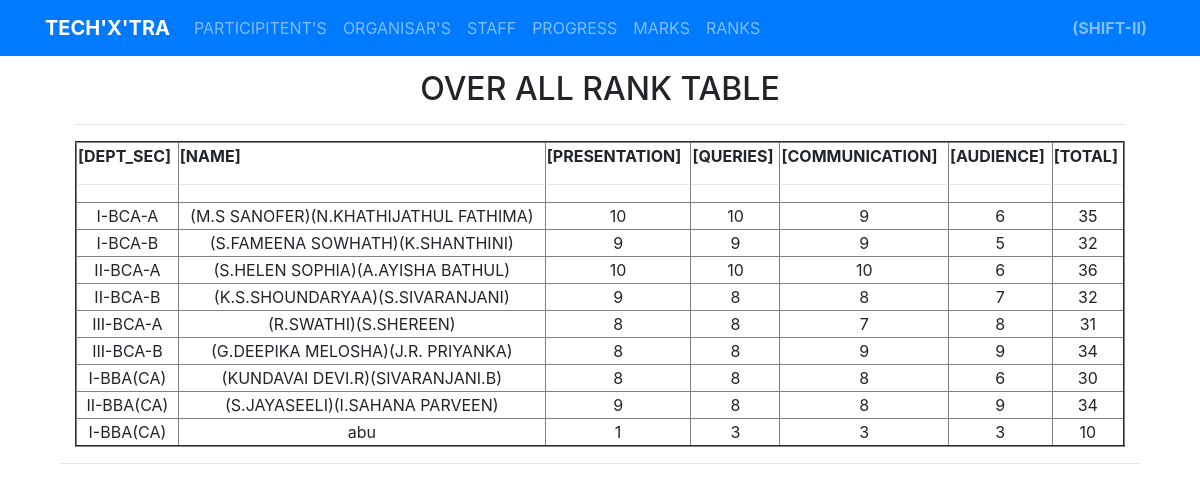
Page /ranks/ on the committed database.
### shift/models.py (models this page shows, shortened)
class Marks(models.Model):
    DEPT_SEC = models.CharField(max_length=50)
    NAME = models.CharField(max_length=50)
    PRESENTATION = models.IntegerField()
    QUERIES = models.IntegerField()
    COMMUNICATION = models.IntegerField()
    AUDIENCE = models.IntegerField()
    TOTAL =models.IntegerField()

### shift/views.py (the view)
# urls.py: path('ranks/',include('shift.urls')),
def ranks(request):
    first = Marks.objects.all()
    return render(request, 'ranks.html', {'First':first})

### templates/ranks.html (shortened to what this page needs)
{% extends 'main.html' %}
{% load static from staticfiles %}
{% block content %}
<!DOCTYPE html>
<html lang="en">
<head>
<link rel="stylesheet" href="https://stackpath.bootstrapcdn.com/bootstrap/4.3.1/css/bootstrap.min.css">
<link rel="stylesheet" href="https://maxcdn.bootstrapcdn.com/font-awesome/4.7.0/css/font-awesome.min.css">
  <link rel="stylesheet" href="https://cdn.datatables.net/1.10.19/css/jquery.dataTables.min.css">
  <link rel="stylesheet" href="https://cdnjs.cloudflare.com/ajax/libs/twitter-bootstrap/4.1.1/css/bootstrap.css">
</head>
<body>
<center>
    <div class="container">
  <div class="col">
    <div class="row-md-4">
      <h2>OVER ALL RANK TABLE</h2>
      <hr>
      <table id="rank" class="'display" border="2" align="center" style="width:100%">
        <thead>
          <tr>
                <th>[DEPT_SEC]<hr></th>
              <th>[NAME]<hr></th>
                <th>[PRESENTATION]<hr></th>
                <th>[QUERIES]<hr></th>
                <th>[COMMUNICATION]<hr></th>
                <th>[AUDIENCE]<hr></th>
                <th>[TOTAL]<hr></th>
          </tr>
        </thead>
        <tbody>
          {% for place1 in First %}
        <tr>
          <td data-target="DEPT_SEC"><center>{{ place1.DEPT_SEC }}</center></td>
            <td data-target="NAME"><center>{{ place1.NAME }}</center></td>
          <td data-target="PRESENTATION"><center>{{ place1.PRESENTATION }}</center></td>
          <td data-target="QUERIES"><center>{{ place1.QUERIES }}</center></td>
          <td data-target="COMMUNICATION"><center>{{ place1.COMMUNICATION }}</center></td>
          <td data-target="AUDIENCE"><center>{{ place1.AUDIENCE }}</center></td>
          <td data-target="TOTAL"><center>{{ place1.TOTAL }}</center></td>
        </tr>
        {% endfor %}
        </tbody>
      </table>
    </div>
  </div>
  <hr>
</div>
</body>
</html>
{% endblock %}
{% block js %}
     <link rel="stylesheet" type="text/css" href="https://cdn.datatables.net/v/dt/jszip-2.5.0/dt-1.10.18/af-2.3.0/b-1.5.2/b-colvis-1.5.2/b-flash-1.5.2/b-html5-1.5.2/b-print-1.5.2/cr-1.5.0/fh-3.1.4/r-2.2.2/datatables.min.css"/>
{% endblock %}

### templates/main.html (style rules this page uses)
body { padding-top: 70px; }

### rows in the picture
Marks: DEPT_SEC "I-BCA-A", NAME "(M.S SANOFER)(N.KHATHIJATHUL FATHIMA)", PRESENTATION "10", QUERIES "10", COMMUNICATION "9", AUDIENCE "6", TOTAL "35"
Marks: DEPT_SEC "I-BCA-B", NAME "(S.FAMEENA SOWHATH)(K.SHANTHINI)", PRESENTATION "9", QUERIES "9", COMMUNICATION "9", AUDIENCE "5", TOTAL "32"
Marks: DEPT_SEC "II-BCA-A", NAME "(S.HELEN SOPHIA)(A.AYISHA BATHUL)", PRESENTATION "10", QUERIES "10", COMMUNICATION "10", AUDIENCE "6", TOTAL "36"
Marks: DEPT_SEC "II-BCA-B", NAME "(K.S.SHOUNDARYAA)(S.SIVARANJANI)", PRESENTATION "9", QUERIES "8", COMMUNICATION "8", AUDIENCE "7", TOTAL "32"
Marks: DEPT_SEC "III-BCA-A", NAME "(R.SWATHI)(S.SHEREEN)", PRESENTATION "8", QUERIES "8", COMMUNICATION "7", AUDIENCE "8", TOTAL "31"
Marks: DEPT_SEC "III-BCA-B", NAME "(G.DEEPIKA MELOSHA)(J.R. PRIYANKA)", PRESENTATION "8", QUERIES "8", COMMUNICATION "9", AUDIENCE "9", TOTAL "34"
Marks: DEPT_SEC "I-BBA(CA)", NAME "(KUNDAVAI DEVI.R)(SIVARANJANI.B)", PRESENTATION "8", QUERIES "8", COMMUNICATION "8", AUDIENCE "6", TOTAL "30"
Marks: DEPT_SEC "II-BBA(CA)", NAME "(S.JAYASEELI)(I.SAHANA PARVEEN)", PRESENTATION "9", QUERIES "8", COMMUNICATION "8", AUDIENCE "9", TOTAL "34"
Marks: DEPT_SEC "I-BBA(CA)", NAME "abu", PRESENTATION "1", QUERIES "3", COMMUNICATION "3", AUDIENCE "3", TOTAL "10"
